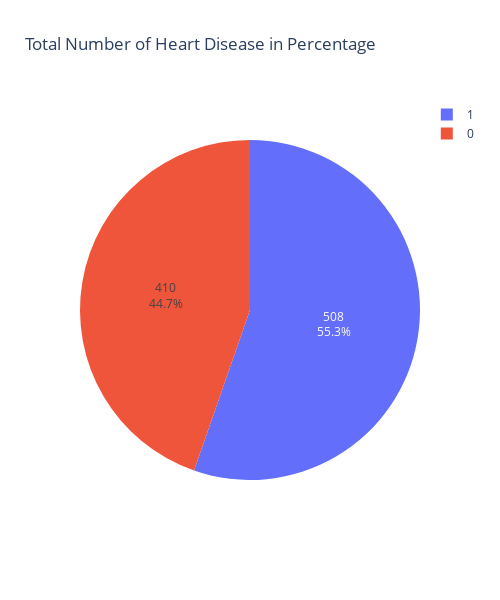

Notebook code cell kept with this figure:
### Code cell
#Pie Chart of total number of heart disease in %
labels_1 = df['HeartDisease'].value_counts().index
values_1 = df['HeartDisease'].value_counts().values
figpie_total_number_percentage = px.pie(df, values=values_1, names=labels_1,title="Total Number of Heart Disease in Percentage",width=500, height=600)
figpie_total_number_percentage.update_traces(textposition='inside', textinfo='percent+value')
figpie_total_number_percentage.show()
# 0 represent not diagnosed for heart disease
# 1 represent diagnosed for heart disease

### Figure 1 — Plotly figure (JSON) as saved in the notebook; plotly's stock layout.template omitted (floating-point values rounded to 4 significant figures)
{"data": [{"domain": {"x": [0, 1], "y": [0, 1]}, "hovertemplate": "label=%{label}<br>value=%{value}<extra></extra>", "labels": [1, 0], "legendgroup": "", "name": "", "showlegend": true, "textinfo": "percent+value", "textposition": "inside", "type": "pie", "values": [508, 410]}], "layout": {"height": 600, "legend": {"tracegroupgap": 0}, "title": {"text": "Total Number of Heart Disease in Percentage"}, "width": 500}}
